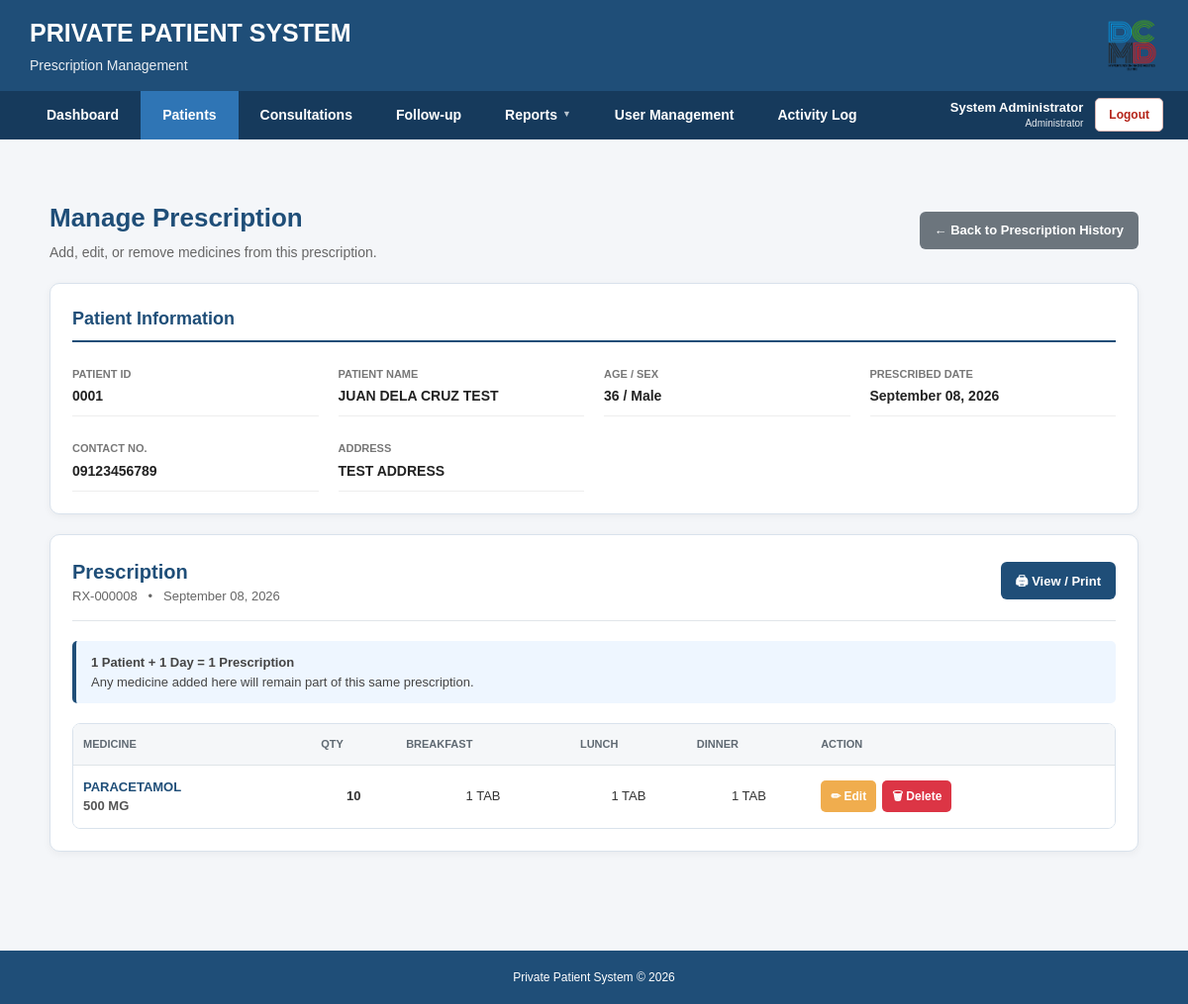
The page /prescriptions/manage_prescription.php?prescription_header_id=8 (signed in) on the database its author committed.
### tables this page shows
CREATE TABLE IF NOT EXISTS `prescription_headers` (
  `id` int(11) NOT NULL AUTO_INCREMENT,
  `patient_id` int(11) NOT NULL,
  `prescribed_date` date NOT NULL,
  `created_at` timestamp NOT NULL DEFAULT CURRENT_TIMESTAMP,
  PRIMARY KEY (`id`),
  UNIQUE KEY `unique_patient_date` (`patient_id`,`prescribed_date`),
  KEY `idx_patient_id` (`patient_id`),
  KEY `idx_prescribed_date` (`prescribed_date`)
);

CREATE TABLE IF NOT EXISTS `patients` (
  `id` int(11) NOT NULL AUTO_INCREMENT,
  `patient_id` varchar(10) NOT NULL,
  `last_name` varchar(100) NOT NULL,
  `first_name` varchar(100) NOT NULL,
  `middle_name` varchar(100) DEFAULT NULL,
  `birthdate` date NOT NULL,
  `sex` enum('Male','Female') NOT NULL,
  `address` text,
  `contact_no` varchar(20) DEFAULT NULL,
  `emergency_contact` varchar(150) DEFAULT NULL,
  `emergency_contact_no` varchar(20) DEFAULT NULL,
  `date_registered` date NOT NULL,
  `status` enum('Active','Inactive','Deceased') NOT NULL DEFAULT 'Active',
  `created_at` timestamp NOT NULL DEFAULT CURRENT_TIMESTAMP,
  PRIMARY KEY (`id`),
  UNIQUE KEY `patient_id` (`patient_id`)
);

CREATE TABLE IF NOT EXISTS `prescriptions` (
  `id` int(11) NOT NULL AUTO_INCREMENT,
  `prescription_header_id` int(11) DEFAULT NULL,
  `consultation_id` int(11) NOT NULL,
  `patient_id` int(11) NOT NULL,
  `medicine_name` varchar(150) NOT NULL,
  `strength` varchar(100) DEFAULT '',
  `dosage` varchar(100) DEFAULT '',
  `frequency` varchar(100) DEFAULT '',
  `duration` varchar(100) DEFAULT '',
  `quantity` int(11) DEFAULT NULL,
  `breakfast` varchar(30) NOT NULL DEFAULT '',
  `lunch` varchar(30) NOT NULL DEFAULT '',
  `dinner` varchar(30) NOT NULL DEFAULT '',
  `instructions` text,
  `prescribed_date` date NOT NULL,
  `created_at` timestamp NOT NULL DEFAULT CURRENT_TIMESTAMP,
  PRIMARY KEY (`id`),
  KEY `consultation_id` (`consultation_id`),
  KEY `patient_id` (`patient_id`),
  KEY `idx_prescription_header_id` (`prescription_header_id`)
);

### prescriptions/manage_prescription.php (the view, shortened to what the rows shown need)
<?php
require_once "../config/database.php";
$headerId = isset($_GET["prescription_header_id"])
    ? (int) $_GET["prescription_header_id"]
    : 0;
$sql = "
    SELECT
        ph.id AS prescription_header_id,
        ph.patient_id,
        ph.prescribed_date,
        p.id AS patient_database_id,
        p.patient_id AS patient_number,
        p.first_name,
        p.middle_name,
        p.last_name,
        p.birthdate,
        p.sex,
        p.address,
        p.contact_no
    FROM prescription_headers ph
    INNER JOIN patients p
        ON ph.patient_id = p.id
    WHERE ph.id = ?
    LIMIT 1
";
$stmt = $conn->prepare($sql);
$stmt->bind_param(
    "i",
    $headerId
);
$stmt->execute();
$result = $stmt->get_result();
$prescription = $result->fetch_assoc();
$fullName =
    $prescription["first_name"];
if (
    !empty(
        $prescription["middle_name"]
    )
) {
    $fullName .=
        " " .
        $prescription["middle_name"];
}
$fullName .=
    " " .
    $prescription["last_name"];
$fullName =
    trim($fullName);
$age = "";
if (
    !empty(
        $prescription["birthdate"]
    )
) {
    try {
        $birthDate =
            new DateTime(
                $prescription["birthdate"]
            );
        $prescriptionDate =
            new DateTime(
                $prescription["prescribed_date"]
            );
        $age =
            $birthDate
                ->diff(
                    $prescriptionDate
                )
                ->y;
    } catch (Exception $e) {
        $age = "";
    }
}
$prescribedDateFormatted = "-";
if (
    !empty(
        $prescription["prescribed_date"]
    )
) {
    $prescribedDateFormatted =
        date(
            "F d, Y",
            strtotime(
                $prescription["prescribed_date"]
            )
        );
}
$medicineSql = "
    SELECT
        id,
        consultation_id,
        medicine_name,
        strength,
        quantity,
        breakfast,
        lunch,
        dinner,
        prescribed_date
    FROM prescriptions
    WHERE prescription_header_id = ?
    ORDER BY id ASC
";
$medicineStmt =
    $conn->prepare(
        $medicineSql
    );
$medicineStmt->bind_param(
    "i",
    $headerId
);
$medicineStmt->execute();
$medicineResult =
    $medicineStmt->get_result();
$medicines = array();
while (
    $medicine =
    $medicineResult->fetch_assoc()
) {
    $medicines[] =
        $medicine;
}
include "../includes/header.php";
?>
<main class="main-container">
    <div class="manage-prescription-page">
        <div class="page-top">
            <div>
                <h2>
                    Manage Prescription
                </h2>
            </div>
        </div>
        <div class="patient-card">
            <div class="patient-grid">
                <div class="info-item">
                    <span class="info-label">
                        Patient ID
                    </span>
                    <div class="info-value">
                        <?php
                        echo htmlspecialchars(
                            $prescription["patient_number"]
                        );
                        ?>
                    </div>
                </div>
                <div class="info-item">
                    <span class="info-label">
                        Patient Name
                    </span>
                    <div class="info-value">
                        <?php
                        echo htmlspecialchars(
                            $fullName
                        );
                        ?>
                    </div>
                </div>
                <div class="info-item">
                    <span class="info-label">
                        Age / Sex
                    </span>
                    <div class="info-value">
                        <?php
                        echo htmlspecialchars(
                            $age
                        );
                        if (
                            $age !== ""
                            &&
                            !empty(
                                $prescription["sex"]
                            )
                        ) {
                            echo " / ";
                        }
                        echo htmlspecialchars(
                            $prescription["sex"]
                        );
                        ?>
                    </div>
                </div>
                <div class="info-item">
                    <span class="info-label">
                        Prescribed Date
                    </span>
                    <div class="info-value">
                        <?php
                        echo htmlspecialchars(
                            $prescribedDateFormatted
                        );
                        ?>
                    </div>
                </div>
                <div class="info-item">
                    <span class="info-label">
                        Contact No.
                    </span>
                    <div class="info-value">
                        <?php
                        echo !empty(
                            $prescription["contact_no"]
                        )
                            ? htmlspecialchars(
                                $prescription["contact_no"]
                            )
                            : "-";
                        ?>
                    </div>
                </div>
                <div class="info-item">
                    <span class="info-label">
                        Address
                    </span>
                    <div class="info-value">
                        <?php
                        echo !empty(
                            $prescription["address"]
                        )
                            ? htmlspecialchars(
                                $prescription["address"]
                            )
                            : "-";
                        ?>
                    </div>
                </div>
            </div>
        </div>
        <div class="prescription-card">
            <div class="prescription-header">
                <div>
                    <h3 class="prescription-title">
                        Prescription
                    </h3>
                    <div class="prescription-date">
                        RX-<?php
                        echo str_pad(
                            $headerId,
                            6,
                            "0",
                            STR_PAD_LEFT
                        );
                        ?>
                        &nbsp; • &nbsp;
                        <?php
                        echo htmlspecialchars(
                            $prescribedDateFormatted
                        );
                        ?>
                    </div>
                </div>
            </div>
            <?php if (count($medicines) > 0) { ?>
                <div class="table-container">
                    <table class="medicine-table">
                        <thead>
                            <tr>
                                <th>
                                    Medicine
                                </th>
                                <th>
                                    Qty
                                </th>
                                <th>
                                    Breakfast
                                </th>
                                <th>
                                    Lunch
                                </th>
                                <th>
                                    Dinner
                                </th>
                                <th>
                                    Action
                                </th>
                            </tr>
                        </thead>
                        <tbody>
                            <?php foreach (
                                $medicines
                                as $medicine
                            ) { ?>
                                <tr>
                                    <td>
                                        <div class="medicine-name">
                                            <?php
                                            echo htmlspecialchars(
                                                $medicine[
                                                    "medicine_name"
                                                ]
                                            );
                                            ?>
                                        </div>
                                        <?php if (
                                            !empty(
                                                $medicine["strength"]
                                            )
                                        ) { ?>
                                            <div class="medicine-strength">
                                                <?php
                                                echo htmlspecialchars(
                                                    $medicine[
                                                        "strength"
                                                    ]
                                                );
                                                ?>
                                            </div>
                                        <?php } ?>
                                    </td>
                                    <td class="quantity">
                                        <?php
                                        if (
                                            isset(
                                                $medicine["quantity"]
                                            )
                                            &&
                                            $medicine["quantity"] !== null
                                            &&
                                            $medicine["quantity"] !== ""
                                        ) {
                                            echo htmlspecialchars(
                                                $medicine["quantity"]
                                            );
                                        } else {
                                            echo "-";
                                        }
                                        ?>
                                    </td>
                                    <td class="meal-dose">
                                        <?php
                                        echo (
                                            isset(
                                                $medicine["breakfast"]
                                            )
                                            &&
                                            trim(
                                                $medicine["breakfast"]
                                            ) !== ""
                                        )
                                            ? htmlspecialchars(
                                                $medicine["breakfast"]
                                            )
                                            : "-";
                                        ?>
                                    </td>
                                    <td class="meal-dose">
                                        <?php
                                        echo (
                                            isset(
                                                $medicine["lunch"]
                                            )
                                            &&
                                            trim(
                                                $medicine["lunch"]
                                            ) !== ""
                                        )
                                            ? htmlspecialchars(
                                                $medicine["lunch"]
                                            )
                                            : "-";
                                        ?>
                                    </td>
                                    <td class="meal-dose">
                                        <?php
                                        echo (
                                            isset(
                                                $medicine["dinner"]
                                            )
                                            &&
                                            trim(
                                                $medicine["dinner"]
                                            ) !== ""
                                        )
                                            ? htmlspecialchars(
                                                $medicine["dinner"]
                                            )
                                            : "-";
                                        ?>
                                    </td>
                                    <td>
                                        <div class="action-buttons">
                                            <a
                                                href="edit_medicine.php?id=<?php echo (int)$medicine["id"]; ?>"
                                                class="action-btn action-edit"
                                            >
                                                ✏ Edit
                                            </a>
                                            <a
                                                href="delete_medicine.php?id=<?php echo (int)$medicine["id"]; ?>&prescription_header_id=<?php echo $headerId; ?>"
                                                class="action-btn action-delete"
                                                onclick="return confirm('Are you sure you want to delete this medicine?');"
                                            >
                                                🗑 Delete
                                            </a>
                                        </div>
                                    </td>
                                </tr>
                            <?php } ?>
                        </tbody>
                    </table>
                </div>
            <?php } else { ?>
                <div class="empty-message">
                    No medicines are currently recorded in this prescription.
                </div>
            <?php } ?>
        </div>
    </div>
</main>
<?php
include "../includes/footer.php";
?>

### rows shown on the page
prescription_headers: patient.patient_id "0001", patient.last_name "JUAN DELA CRUZ TEST", age "36", patient.sex "Male", prescribed_date "September 08, 2026", patient.contact_no "09123456789", patient.address "TEST ADDRESS"
prescriptions: medicine_name "PARACETAMOL", strength "500 MG", quantity "10", breakfast "1 TAB", lunch "1 TAB", dinner "1 TAB"

### other values the page prints
$pageSubtitle "Prescription Management"
$loggedInName "System Administrator"
$loggedInRole "Administrator"
